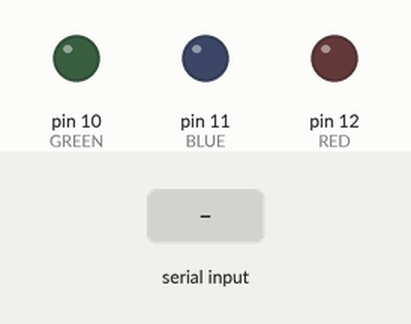
Simulated run of this sketch. Board: Arduino Uno, built with avr-gcc and run on an emulated ATmega328P. Parts: output pins drawn as LEDs (lit = HIGH). The inputs (shaded band) are chosen by the test bench.

Above: at 1.2 s.
1.3 s: "3" received over Serial
At 1.8 s:
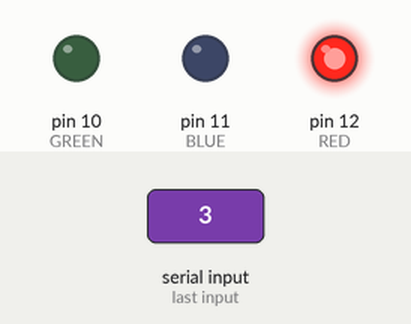
2.8 s: "1" received over Serial
At 4.0 s:
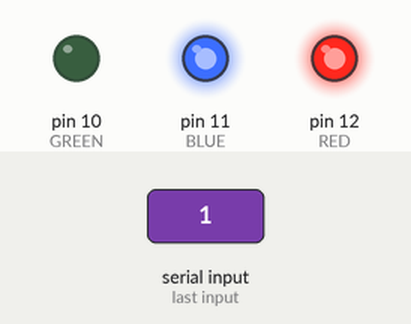
4.3 s: "2" received over Serial
At 5.3 s:
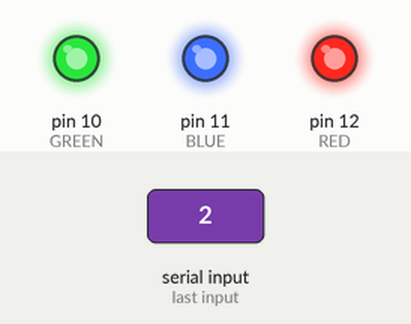
5.8 s: "3" received over Serial
At 6.4 s:
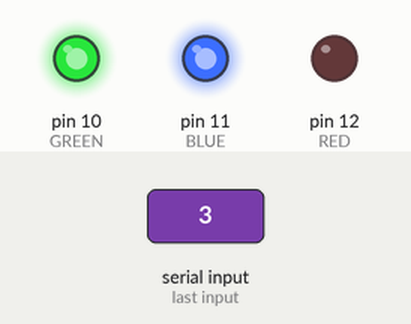
7.3 s: "1" received over Serial
At 7.6 s:
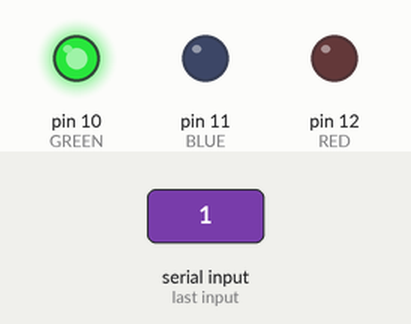
Timing chart, 0 to 9.8 s (numbered marks = the images above; inputs shaded):
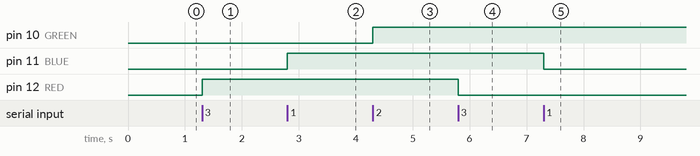

The sketch:

sketch_mar16c.ino
```cpp
int BLUE=11;// Blue LED pin
int RED=12;// Red LED pin
int GREEN=10;// Green LED pin
// To keep the LEDs off
int Received=0;
int GREEN_state =0;
int RED_state = 0;
int BLUE_state = 0;


void setup(){

  Serial.begin(9600);

  pinMode(RED,OUTPUT);
  pinMode(BLUE,OUTPUT);
  pinMode(GREEN,OUTPUT);

}

void loop(){

 if(Serial.available()>0)
 {
    Received = Serial.read();
 }
if (RED_state == 0 && Received == '3') // When a 3 is received the Red LED will turn on
  {
    digitalWrite(RED,HIGH);
    RED_state=1;
    Received=0;
  }
if (RED_state ==1 && Received == '3')// When a 3 is received again the Red LED will turn off
  {
    digitalWrite(RED,LOW);
    RED_state=0;
    Received=0;
  }
if (BLUE_state == 0 && Received == '1') // When a 1 is received the Blue LED will turn on
  {
    digitalWrite(BLUE,HIGH);
    BLUE_state=1;
    Received=0;
  }
if (BLUE_state ==1 && Received == '1')// When a 1 is received again the Blue LED will turn off
  {
    digitalWrite(BLUE,LOW);
    BLUE_state=0;
    Received=0;
  }

if (GREEN_state == 0 && Received == '2')// When a 2 is received  the Green LED will turn on
  {
    digitalWrite(GREEN,HIGH);
    GREEN_state=1;
    Received=0;
  }
if (GREEN_state ==1 && Received == '2')// When a 2 is received again the Green LED will turn off
  {
    digitalWrite(GREEN,LOW);
    GREEN_state=0;
    Received=0;
  }
}
```

Measured:
- after the input at 1.3 s, pin 12 (RED): LOW → HIGH at once
- after the input at 2.8 s, pin 11 (BLUE): LOW → HIGH at once
- after the input at 4.3 s, pin 10 (GREEN): LOW → HIGH at once
- after the input at 5.8 s, pin 12 (RED): HIGH → LOW at once
- after the input at 7.3 s, pin 11 (BLUE): HIGH → LOW at once
